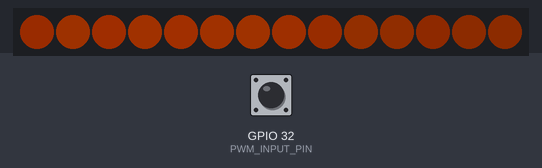
The sketch below on a simulated ESP32. Shown: 14 RGB LEDs in strip order, left to right. The inputs (shaded band) are chosen by the test bench; at power-on: GPIO 32 (PWM_INPUT_PIN) HIGH. Dim RGB values are drawn brighter than linear.

Above: at 1.2 s.
1.3 s: GPIO 32 (PWM_INPUT_PIN) pulsed LOW 5 times (0.12 s each, 0.3 s apart)
At 2.9 s:
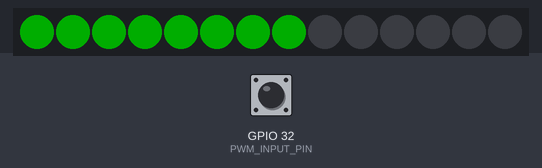
Timing chart, 0 to 4.4 s (numbered marks = the images above; inputs shaded):
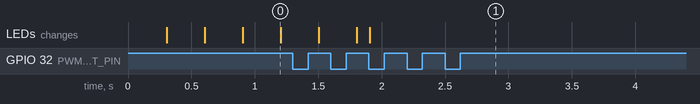

Measured:
- after the input at 1.3 s, the LEDs: first differ from a run without the input after 0.60 s (image 1)

The sketch:

torque-hp-led-driver.ino
```cpp
/**
 * Interactive: Piston Interactive
 * File: torque-hp-led-driver.ino
 * Description: QuinLED Dig Uno receives PWM signal whose strength is
 * proportional to the torque or horsepower produced by spinning crankshaft,
 * lights LED strip accordingly
 *
 * Author: Isai Sanchez
 * Date: 7-16-25
 * Board Used: QuinLED Dig Uno
 *
 * (c) Thanksgiving Point Exhibits Electronics Team — 2025
 */

#include <esp_task_wdt.h>

#include "src/BarDisplay.h"
#include "src/Config.h"
#include "src/Debug.h"
#include "src/PwmReader.h"

PwmReader pwm_reader;
BarDisplay display;

// last time the reading moved enough to count as activity
uint32_t last_activity_ms = 0;
// last time a frame was pushed to the strip
uint32_t last_frame_ms = 0;
// LED count the bar is currently showing
uint16_t current_target_leds = 0;
// NOTE: false until the first valid PWM measurement, which keeps the bar in its
// idle animation at boot rather than showing an LED count nothing measured
bool has_reading = false;

void setup() {
  Serial.begin(115200);

  if (!display.init()) {
    DEBUG_PRINTLN("LED display init failed");
  }
  if (!pwm_reader.init()) {
    DEBUG_PRINTLN("PWM reader init failed");
  }

  last_activity_ms = millis();
  last_frame_ms = last_activity_ms;

  esp_task_wdt_config_t wdt_config = {
      .timeout_ms = config::WDT_TIMEOUT_MS,
      .idle_core_mask = config::WDT_IDLE_CORE_MASK,
      .trigger_panic = true,
  };
  if (esp_task_wdt_reconfigure(&wdt_config) != ESP_OK) {
    DEBUG_PRINTLN("WDT reconfigure failed");
  }
  if (esp_task_wdt_add(NULL) != ESP_OK) {
    DEBUG_PRINTLN("WDT subscribe failed");
  }
}

void loop() {
  esp_task_wdt_reset();

  // NOTE: one time base for the whole pass (styleguide 6.1)
  const uint32_t now_ms = millis();

  float duty_cycle_pct = 0.0f;
  if (pwm_reader.read(duty_cycle_pct)) {
    // NOTE: mapped in float and rounded rather than using map(), which is
    // long-based and would truncate the fractional percent the running
    // average produces - biasing the bar low by up to a whole LED
    const float leds_f =
        duty_cycle_pct / config::PERCENT_MAX * (config::NUM_LEDS - 1);
    const uint16_t target_leds = static_cast<uint16_t>(
        config::clampf(leds_f + 0.5f, 0.0f, config::NUM_LEDS - 1));

    // only redraw once the reading has moved enough to be worth it
    const int32_t delta_leds = static_cast<int32_t>(target_leds) -
                               static_cast<int32_t>(current_target_leds);
    if (abs(delta_leds) >= config::LED_HYSTERESIS_THRESHOLD) {
      current_target_leds = target_leds;
      last_activity_ms = now_ms; // reset the idle timer
      has_reading = true;
    }
  }

  // NOTE: fixed-cadence, non-blocking frame gate (styleguide 6). Holding the
  // interval steady is also what keeps the breathing animation running at the
  // same speed regardless of strip length or how long a read() takes.
  if (now_ms - last_frame_ms >= config::FRAME_INTERVAL_MS) {
    last_frame_ms = now_ms;
    const bool is_idling =
        !has_reading || (now_ms - last_activity_ms) > config::IDLE_TIMEOUT_MS;
    display.update(current_target_leds, is_idling);
  }
}
```

Config.h
```cpp
#pragma once
/**
 * Config.h
 *
 * Centralized configuration constants used by the QuinLED Dig Uno sketch.
 * - make sure to `#include "Config.h"` then use config::XXXXX
 * - units are encoded in the name (e.g. _MS, _US)
 */

#include <Arduino.h>

namespace config {
// --- WATCHDOG ---
// NOTE: the ESP32 core boots with the task watchdog already running (5 s,
// panic enabled), so the sketch reconfigures rather than initializes it
constexpr uint32_t WDT_TIMEOUT_MS = 5000;
// bitmask of cores whose idle task the WDT also monitors; (1 << 0) preserves
// the core's boot default of watching CPU0's idle task - passing 0 would
// silently drop that protection
constexpr uint32_t WDT_IDLE_CORE_MASK = (1 << 0);

// --- PINS ---
constexpr uint8_t PWM_INPUT_PIN = 32; // PWM from the piston-dynamics ESP32
constexpr uint8_t LED_DATA_PIN = 3;   // WS2815 data line

// --- LED STRIP ---
constexpr uint16_t NUM_LEDS = 14;
constexpr uint8_t LED_BRIGHTNESS_PCT = 20;
// FastLED wants 0..255 rather than a percentage (styleguide 5.1)
constexpr uint8_t LED_BRIGHTNESS = (255 * LED_BRIGHTNESS_PCT) / 100;
// midpoint of the strip, used by the idle animation's edge fade
// (styleguide 5.1)
constexpr float HALF_STRIP_LEDS = NUM_LEDS * 0.5f;

// --- COLOURS ---
// kept as components so Config.h needn't pull in FastLED
constexpr uint8_t ACTIVE_COLOR_R = 0; // solid green while tracking the PWM
constexpr uint8_t ACTIVE_COLOR_G = 255;
constexpr uint8_t ACTIVE_COLOR_B = 0;
constexpr uint8_t IDLE_COLOR_R = 255; // warm amber while idling
constexpr uint8_t IDLE_COLOR_G = 80;
constexpr uint8_t IDLE_COLOR_B = 0;

// --- SHARED SCALES ---
constexpr uint8_t PERCENT_MAX = 100; // basis for percentage math and random()

// --- PWM CAPTURE ---
// NOTE: reject implausibly short periods before dividing by them - a glitch on
// the input line would otherwise produce a nonsense duty cycle
constexpr uint32_t MIN_VALID_PERIOD_US = 100;
constexpr uint16_t AVERAGE_SAMPLES = 5; // running average window

// --- DISPLAY RESPONSE ---
// NOTE: the LED count must move by at least this much before we redraw, which
// stops the bar flickering between two adjacent counts
constexpr uint8_t LED_HYSTERESIS_THRESHOLD = 2;
// NOTE: 50 fps. Must stay above the time FastLED.show() needs to clock out the
// strip - roughly 30 us per LED on WS2815, so ~1.4 ms for a 47-LED bar. A fixed
// interval is what keeps the idle animation's speed independent of how long the
// rest of the loop takes.
constexpr uint32_t FRAME_INTERVAL_MS = 20;

// --- IDLE ANIMATION ---
// NOTE: the idle animation lights the whole strip and varies brightness; it
// does not animate the LED count, so the last real reading has no effect on it
constexpr uint32_t IDLE_TIMEOUT_MS =
    5000;                                 // start idling after 5 s of no change
constexpr float WAVE_PHASE_WRAP = TWO_PI; // float copy of TWO_PI (styleguide 6)
// tune the breath by its period, not by a per-frame increment - the phase step
// is derived so changing FRAME_INTERVAL_MS cannot change the animation's speed
constexpr uint32_t BREATH_PERIOD_MS = 4000;
constexpr float WAVE_PHASE_STEP =
    WAVE_PHASE_WRAP * FRAME_INTERVAL_MS / BREATH_PERIOD_MS; // (styleguide 5.1)
constexpr float WAVE_AMPLITUDE = 0.25f;   // brightness swing: 1.0 down to 0.5
constexpr float WAVE_SPATIAL_FREQ = 0.3f; // phase offset per LED along strip
constexpr float WAVE_INTENSITY_SCALE = 0.3f;  // these two map the travelling
constexpr float WAVE_INTENSITY_OFFSET = 0.7f; // wave onto the 0.4 .. 1.0 range
constexpr float EDGE_FADE = 0.5f;             // 50% dimmer at the strip ends

// --- UTILITY FUNCTION ---
static inline float clampf(float x, float lo, float hi) {
  return (x < lo) ? lo : (x > hi) ? hi : x;
}
} // namespace config
```

BarDisplay.cpp
```cpp
#include "BarDisplay.h"

bool BarDisplay::init() {
  FastLED.addLeds<WS2815, config::LED_DATA_PIN, RGB>(leds_, config::NUM_LEDS);
  FastLED.setBrightness(config::LED_BRIGHTNESS);
  fill_solid(leds_, config::NUM_LEDS, CRGB::Black);
  FastLED.show();
  return true;
}

void BarDisplay::update(uint16_t count, bool is_idling) {
  if (is_idling) {
    // NOTE: advance the phase here, once per frame. Keeping it inside the
    // render means a caller cannot double-step or freeze the animation by
    // getting the call order wrong.
    wave_phase_ += config::WAVE_PHASE_STEP;
    if (wave_phase_ > config::WAVE_PHASE_WRAP) {
      wave_phase_ = 0.0f;
    }
    renderIdle();
  } else {
    renderSolid(count);
  }
  FastLED.show();
}

void BarDisplay::renderSolid(uint16_t count) {
  if (count > config::NUM_LEDS) {
    count = config::NUM_LEDS;
  }
  const CRGB color(config::ACTIVE_COLOR_R, config::ACTIVE_COLOR_G,
                   config::ACTIVE_COLOR_B);
  for (uint16_t i = 0; i < count; ++i) {
    leds_[i] = color;
  }
  for (uint16_t i = count; i < config::NUM_LEDS; ++i) {
    leds_[i] = CRGB::Black;
  }
}

void BarDisplay::renderIdle() {
  // global breath: 1.0 at the peak, (1 - 2 * WAVE_AMPLITUDE) at the trough.
  // NOTE: hoisted out of the loop - it does not depend on the LED index, so
  // computing it per pixel would repeat the same sinf() NUM_LEDS times a frame.
  const float breath = 1.0f - config::WAVE_AMPLITUDE +
                       sinf(wave_phase_) * config::WAVE_AMPLITUDE;

  for (uint16_t i = 0; i < config::NUM_LEDS; ++i) {
    const float intensity = intensityAt(i, breath);
    leds_[i] = CRGB(static_cast<uint8_t>(config::IDLE_COLOR_R * intensity),
                    static_cast<uint8_t>(config::IDLE_COLOR_G * intensity),
                    static_cast<uint8_t>(config::IDLE_COLOR_B * intensity));
  }
}

float BarDisplay::intensityAt(uint16_t index, float breath) const {
  // fade toward both ends of the strip, brightest in the middle
  const float distance_from_center = fabsf(index - config::HALF_STRIP_LEDS);
  const float edge = 1.0f - (distance_from_center / config::HALF_STRIP_LEDS *
                             config::EDGE_FADE);

  // wave travelling along the strip
  const float wave = sinf(wave_phase_ + (index * config::WAVE_SPATIAL_FREQ)) *
                         config::WAVE_INTENSITY_SCALE +
                     config::WAVE_INTENSITY_OFFSET;

  // NOTE: clamp because the three terms multiply - tuning the constants above
  // can push the product past 1.0, which would wrap the uint8_t cast
  return config::clampf(edge * wave * breath, 0.0f, 1.0f);
}
```

BarDisplay.h
```cpp
#pragma once
/**
 * BarDisplay.h
 *
 * Owns the WS2815 strip and the FastLED controller, and renders the bar in
 * one of two looks:
 * - active: a solid run of LEDs proportional to the measured duty cycle
 * - idle: the whole strip lit, breathing in brightness
 */

#include <Arduino.h>
#include <FastLED.h>

#include "Config.h"

class BarDisplay {
public:
  BarDisplay() = default;
  // NOTE: owns the pixel buffer and the FastLED controller for this strip, so
  // copying would produce two objects each believing they drive it
  BarDisplay(const BarDisplay &) = delete;
  BarDisplay &operator=(const BarDisplay &) = delete;

  /**
   * @brief Registers the strip with FastLED, sets brightness, and blanks it.
   *
   * @return true always - FastLED reports no status from addLeds()
   */
  bool init();

  /**
   * @brief Renders one frame and pushes it to the strip.
   *
   * Advances the idle animation's phase internally, so call this exactly once
   * per frame.
   *
   * @param count LEDs to light while active; ignored while idling, since the
   * idle animation always spans the whole strip
   * @param is_idling true to play the breathing animation instead of a bar
   */
  void update(uint16_t count, bool is_idling);

private:
  void renderSolid(uint16_t count);
  void renderIdle();

  // brightness scale (0.0 .. 1.0) for one LED in the current idle frame;
  // `breath` is the frame-wide term, computed once by renderIdle()
  float intensityAt(uint16_t index, float breath) const;

  CRGB leds_[config::NUM_LEDS];
  float wave_phase_ = 0.0f;
};
```

Debug.h
```cpp
#pragma once
/**
 * Debug.h
 *
 * Simple debug logging macros. Set DEBUG_LEVEL to 0 to compile out debug
 * prints.
 */
#ifndef DEBUG_LEVEL
#define DEBUG_LEVEL 1
#endif

#if DEBUG_LEVEL >= 1
#define DEBUG_PRINT(...) Serial.print(__VA_ARGS__)
#define DEBUG_PRINTLN(...) Serial.println(__VA_ARGS__)
#define DEBUG_PRINTF(...) Serial.printf(__VA_ARGS__)
#else
#define DEBUG_PRINT(...)
#define DEBUG_PRINTLN(...)
#define DEBUG_PRINTF(...)
#endif
```

PwmReader.cpp
```cpp
#include "PwmReader.h"

PwmReader *PwmReader::instance_ = nullptr;

bool PwmReader::init() {
  pinMode(config::PWM_INPUT_PIN, INPUT_PULLUP);
  instance_ = this;
  attachInterrupt(digitalPinToInterrupt(config::PWM_INPUT_PIN), isrTrampoline,
                  CHANGE);
  duty_cycle_filter_.clear();
  return true;
}

bool PwmReader::read(float &duty_cycle_pct) {
  if (!new_data_available_) {
    return false;
  }

  noInterrupts();
  uint32_t safe_pulse_width = pulse_width_;
  uint32_t safe_period = period_length_;
  new_data_available_ = false;
  interrupts();

  if (safe_period < config::MIN_VALID_PERIOD_US) {
    return false;
  }

  float duty_cycle =
      (float)safe_pulse_width / safe_period * config::PERCENT_MAX;
  duty_cycle = constrain(duty_cycle, 0, config::PERCENT_MAX);
  duty_cycle_filter_.add(duty_cycle);
  duty_cycle_pct = duty_cycle_filter_.average();
  return true;
}

void PwmReader::isrTrampoline() {
  if (instance_)
    instance_->handleEdge();
}

void PwmReader::handleEdge() {
  uint32_t current_time = micros();
  uint8_t pin_state = digitalRead(config::PWM_INPUT_PIN);

  switch (pin_state) {
  // rising edge (start of a new pulse)
  case HIGH:
    // calculate period (time between consecutive rising edges)
    if (last_period_start_ != 0) {
      period_length_ = current_time - last_period_start_;
    }
    last_period_start_ = current_time;
    pulse_start_time_ = current_time;
    break;
  // falling edge, record pulse width time
  case LOW:
    pulse_width_ = current_time - pulse_start_time_;
    new_data_available_ = true; // signal main loop that data is ready
    break;
  }
}
```

PwmReader.h
```cpp
#pragma once
/**
 * PwmReader.h
 *
 * Class to handle input PWM duty cycle measurements using an ISR
 */
#include <Arduino.h>

#include "Config.h"
#include "RingWindow.h"

class PwmReader {
public:
  PwmReader() = default;
  PwmReader(const PwmReader &) = delete;
  PwmReader &operator=(const PwmReader &) = delete;

  /**
   * @brief Simple hardware initialization, ensure instance object pointer
   * points to the right place, then attach interrupt
   * @return true always
   */
  bool init();

  /**
   * @brief Reads the latest PWM measurement and applies
   * the running average using RingWindow
   *
   * @param duty_cycle_pct set to the smoothed duty cycle
   * percentage (0-100) on a successful read
   * @return true when a fresh and valid measurement was available
   */
  bool read(float &duty_cycle_pct);

private:
  RingWindow<float, config::AVERAGE_SAMPLES> duty_cycle_filter_;
  // ----- TIMER INTERRUPT VARIABLES FOR PWM CALC -----
  volatile uint32_t pulse_start_time_ = 0;
  volatile uint32_t pulse_width_ = 0;
  volatile uint32_t last_period_start_ = 0;
  volatile uint32_t period_length_ = 0;
  volatile bool new_data_available_ = false;

  static PwmReader *instance_;
  static void IRAM_ATTR isrTrampoline();
  void IRAM_ATTR handleEdge();
};
```

Source omitted: RingWindow.h (4106 bytes)
